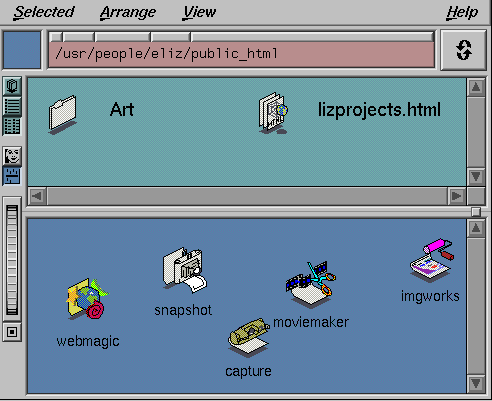
#> input picture Test images/black.png, 492 x 401 px, given in place of Otsu_test.jpg, which was not available
$ jupyter execute 'HW 3 - Otsu Thresholding.ipynb'
#> lines starting #> are read from the running program, lines starting #| are printed output that depends on the picture; after the words box and inside, x2 and y2 are one past the last pixel; in counts of white or black regions, pixels touching at a corner belong together; pictures that were not available may be replaced by others from this repository, and a replacement may not be noted
[cell 1]
import math
import numpy as np
from matplotlib import pyplot as plt
from PIL import Image
import warnings
warnings.filterwarnings('ignore')

[cell 2]
from google.colab import files
uploaded = files.upload()
#> the answer given: black.png

[cell 3]
threshold_values = {}
h = [1]


def Hist(img):
   row, col = img.shape
   y = np.zeros(256)
   for i in range(0,row):
      for j in range(0,col):
         y[img[i,j]] += 1
   x = np.arange(0,256)
   plt.bar(x, y, color='b', width=5, align='center', alpha=0.25)
   plt.show()
   return y


def regenerate_img(img, threshold):
    row, col = img.shape
    y = np.zeros((row, col))
    for i in range(0,row):
        for j in range(0,col):
            if img[i,j] >= threshold:
                y[i,j] = 255
            else:
                y[i,j] = 0
    return y


def countPixel(h):
    cnt = 0
    for i in range(0, len(h)):
        if h[i]>0:
           cnt += h[i]
    return cnt


def wieght(s, e):
    w = 0
    for i in range(s, e):
        w += h[i]
    return w


def mean(s, e):
    m = 0
    w = wieght(s, e)
    for i in range(s, e):
        m += h[i] * i

    return m/float(w)


def variance(s, e):
    v = 0
    m = mean(s, e)
    w = wieght(s, e)
    for i in range(s, e):
        v += ((i - m) **2) * h[i]
    v /= w
    return v


def threshold(h):
    cnt = countPixel(h)
    for i in range(1, len(h)):
        vb = variance(0, i)
        wb = wieght(0, i) / float(cnt)
        mb = mean(0, i)

        vf = variance(i, len(h))
        wf = wieght(i, len(h)) / float(cnt)
        mf = mean(i, len(h))

        V2w = wb * (vb) + wf * (vf)
        V2b = wb * wf * (mb - mf)**2

        fw = open("trace.txt", "a")
        fw.write('T='+ str(i) + "\n")

        fw.write('Wb='+ str(wb) + "\n")
        fw.write('Mb='+ str(mb) + "\n")
        fw.write('Vb='+ str(vb) + "\n")

        fw.write('Wf='+ str(wf) + "\n")
        fw.write('Mf='+ str(mf) + "\n")
        fw.write('Vf='+ str(vf) + "\n")

        fw.write('within class variance='+ str(V2w) + "\n")
        fw.write('between class variance=' + str(V2b) + "\n")
        fw.write("\n")

        if not math.isnan(V2w):
            threshold_values[i] = V2w


def get_optimal_threshold():
    min_V2w = min(threshold_values.values())
    optimal_threshold = [k for k, v in threshold_values.items() if v == min_V2w]
    print('Optimal threshold Value', optimal_threshold[0])
    return optimal_threshold[0]

[cell 4]
image = Image.open('Otsu_test.jpg').convert("L")
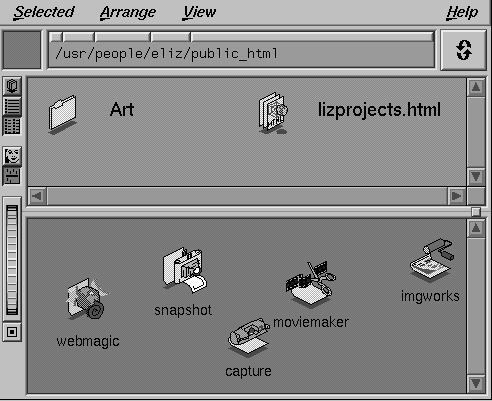
#> image: PIL image 492x401 L; min 0, max 254, mean 138.5
img = np.asarray(image)

h = Hist(img)
#> in Hist, `plt.show()`:
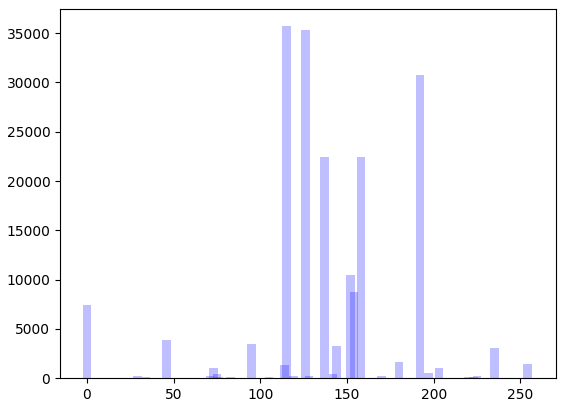
#> figure drawn by matplotlib, 1 panel; tallest bar 35707 high, from x = 112.5 to 117.5
#> h = 256 values, max 35707 at index 115, min 0 at index 1, mean 770.7
threshold(h)
#> the loop in countPixel, `for i in range(0, len(h)):` made 256 passes
#> cnt on passes 1, 29, 30, 35, 47, 60, 72, 74, 76, 77, 84, 96: 7408, 7447, 7643, 7756, 11671, 11706, 11885, 12922, 13333, 13474, 13613, 17072
#> after the loop in countPixel, `for i in range(0, len(h)):`: cnt = 197292
#> the loop in threshold, `for i in range(1, len(h)):` made 255 passes
op_thres = get_optimal_threshold()
#| Optimal threshold Value 143

res = regenerate_img(img, op_thres)
#> after the loop in regenerate_img, `for i in range(0,row):`:
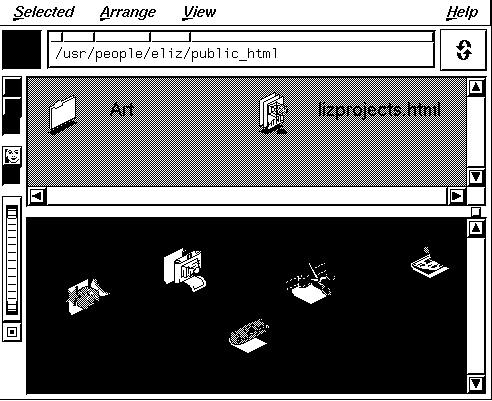
#> y: shape (401, 492) float64; 42.7% white; 96 white regions (57 under 20 px), largest, box (x1, y1, x2, y2) and area: (28, 78, 466, 186) 23339, (0, 26, 491, 399) 18796, (49, 32, 434, 67) 12148
plt.imshow(image, cmap='gray', vmax=255),plt.title('Original image')
plt.show()
plt.imshow(res, cmap='gray', vmax=255),plt.title('Threshold image')
plt.show()

$ run again, on Test images/bloodves.png
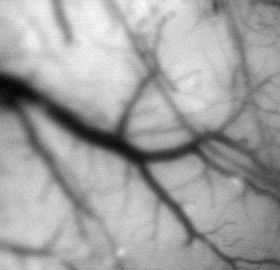
#> input picture Test images/bloodves.png, 280 x 270 px, given in place of Otsu_test.jpg, which was not available
#> image is the input picture: PIL image 280x270 L; min 0, max 255, mean 161.9
#> in Hist, `plt.show()`:
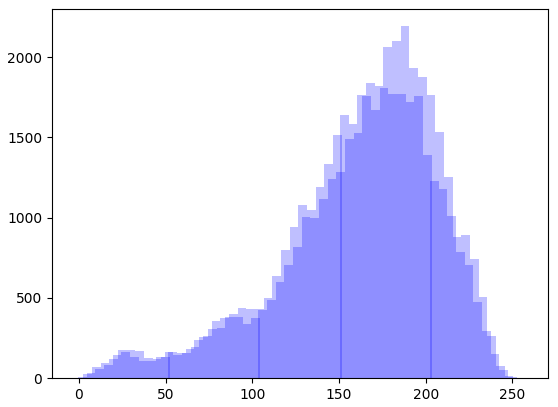
#> figure drawn by matplotlib, 1 panel; tallest bar 2192 high, from x = 185.5 to 190.5
#> h = 256 values, max 2192 at index 188, min 0 at index 1, mean 295.3
#> the loop in countPixel, `for i in range(0, len(h)):` made 256 passes
#> cnt on passes 1, 3, 6, 8, 11, 13, 16, 18: 1, 7, 32, 66, 133, 190, 286, 368
#> after the loop in countPixel, `for i in range(0, len(h)):`: cnt = 75600
#> the loop in threshold, `for i in range(1, len(h)):` made 255 passes
#> (vb, wb, mb, vf, wf) on passes 1 to 3: (0, 1.32e-05, 0, 2039.9, 1), (0, 1.32e-05, 0, 2039.9, 1), (0.49, 9.26e-05, 1.71, 2038, 1)
#| Optimal threshold Value 147
#> after the loop in regenerate_img, `for i in range(0,row):`:
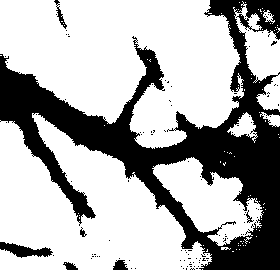
#> y: shape (270, 280) float64; 68.9% white; 117 black regions (110 under 20 px), largest, box (x1, y1, x2, y2) and area: (0, 0, 280, 270) 22564, (0, 242, 53, 258) 431, (113, 260, 128, 270) 110
